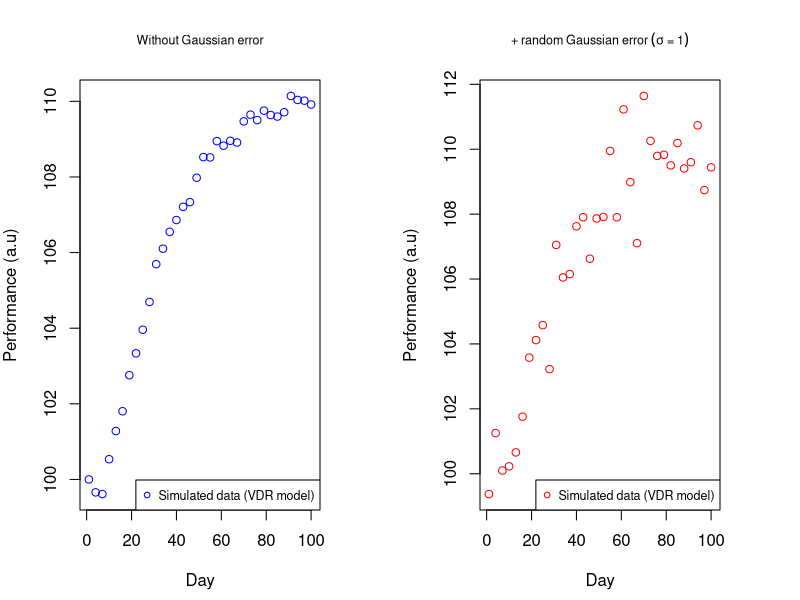
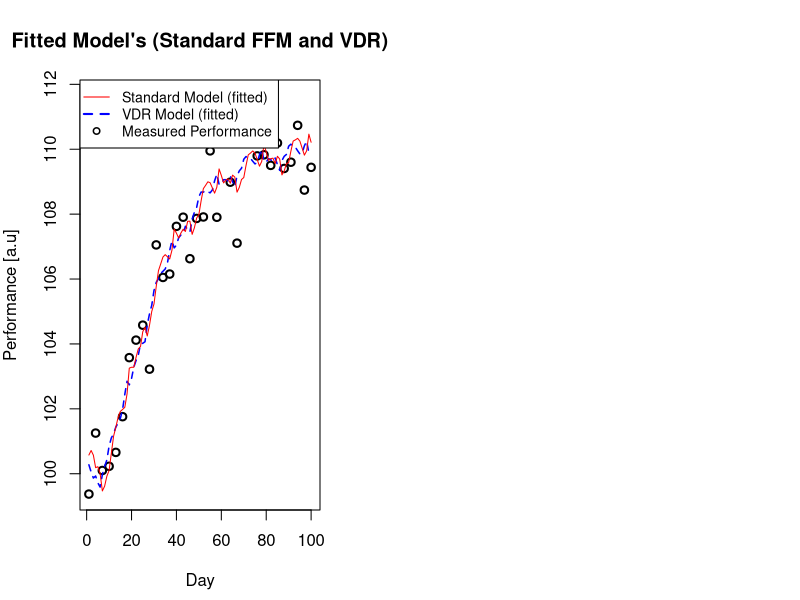

Source code (R) for these figures, in order:
# ******************************************************************************
# Language: R (r-project.org.uk)
# Author: Ben Stephens Hemingway
# License: GNU GPL v3
# Thesis chapter: 6
# Subsection: 6.2.2
# Description: Maximum likelihood estimation (standard, fitness-delay, VDR models)
# R version 4.04 (2021-02-15 "Lost Library Book")
# Package dependencies:
library(optimx)     # General purpose optimization package
# ******************************************************************************

# ------------------------------------------------------------------------------
# 6.12 | Simulation function: Standard model - Sapply approach
# ------------------------------------------------------------------------------

simulateStandard2 <- function(pars, loads, initialPars = c(0,0)){
  
  # Parameters supplied as: pars <- c(p*, k_g, Tau_g, k_h, Tau_h)
  
  # Ancillary function (required)
  # ----------------------------------------------------------------------------
  # Listing 6.10
  convolveTraining <- function(loads, tau){
    
    # Value of t relevant to (eq 6.9) 
    dayt <- length(loads)
    
    # Note that loads[1:dayt] will yield c(w(0), w(1), ... , w(t-1))
    return(sum(loads[1:dayt] * exp(-(dayt:1 / tau))))
  }
  # ----------------------------------------------------------------------------
  
  # Length of the training load series (final day)
  T <- tail(loads$day, 1)
  
  # If initial parameters q_g and q_h are supplied (otherwise evaluates to 0)
  initialFitness <- initialPars[1] * exp(-(1:T) / pars[3])
  initialFatigue <- initialPars[2] * exp(-(1:T) / pars[4])
  
  # Calculate the fitness and fatigue effects (Utilizing sapply function)
  fitness <- pars[2] * 
    base::sapply(1:T, function(t) convolveTraining(loads$load[1:t], 
                                                   pars[3]))
  
  fatigue <- pars[4] * 
    base::sapply(1:T, function(t) convolveTraining(loads$load[1:t], 
                                                   pars[5]))
  
  performance <- pars[1] + initialFitness - initialFatigue + fitness - fatigue
  
  # Return model predicted performance, fitness, and fatigue
  return(data.frame(day = 1:T,
                    performance = performance, 
                    fitness = fitness, 
                    fatigue = fatigue, 
                    load = loads$load[2:(T + 1)]))
}

# ------------------------------------------------------------------------------
# EXTRA: Simulation function: Fitness-delay model - Sapply approach
# ------------------------------------------------------------------------------

simulateFitnessDelay2 <- function(pars, loads, initialPars = c(0,0)){
  
  # Parameters supplied as: pars <- c(p*, k_g, Tau_g, Tau_g2, k_h, Tau_h)
  
  # Ancillary function (required)
  # ----------------------------------------------------------------------------
  convolveTrainingDelay <- function(loads, tau1, tau2){
    
    # Value of t relevant to (eq 6.9) 
    dayt <- length(loads)
    delay <- exp(-(dayt:1 / tau1)) - exp(-(dayt:1 / tau2)) 
    
    # Note that loads[1:dayt] will yield c(w(0), w(1), ... , w(t-1))
    return(sum(loads[1:dayt] * delay))
  }
  
  # Listing 6.10
  convolveTraining <- function(loads, tau){
    
    # Value of t relevant to (eq 6.9) 
    dayt <- length(loads)
    
    # Note that loads[1:dayt] will yield c(w(0), w(1), ... , w(t-1))
    return(sum(loads[1:dayt] * exp(-(dayt:1 / tau))))
  }
  # ----------------------------------------------------------------------------
  
  # Length of the training load series (final day)
  T <- tail(loads$day, 1)
  
  # If initial parameters q_g and q_h are supplied (otherwise evaluates to 0)
  initialFitness <- initialPars[1] * exp(-(1:T) / pars[3])
  initialFatigue <- initialPars[2] * exp(-(1:T) / pars[6])
  
  # Calculate the fitness and fatigue effects (Utilizing sapply function)
  fitness <- pars[2] * 
    base::sapply(1:T, function(t) convolveTrainingDelay(loads$load[1:t], 
                                                        pars[3], pars[4]))
  
  fatigue <- pars[5] * 
    base::sapply(1:T, function(t) convolveTraining(loads$load[1:t], 
                                                   pars[6]))
  
  performance <- pars[1] + initialFitness - initialFatigue + fitness - fatigue
  
  # Return model predicted performance, fitness, and fatigue
  return(data.frame(day = 1:T,
                    performance = performance, 
                    fitness = fitness, 
                    fatigue = fatigue, 
                    load = loads$load[2:(T + 1)]))
}

# ------------------------------------------------------------------------------
# 6.14 | Simulation function: VDR model - Sapply approach
# ------------------------------------------------------------------------------

simulateVDR2 <- function(pars, loads, initialPars = c(0,0)){
  
  # Parameters supplied as: pars <- c(p*, k_g, Tau_g, k_h, Tau_h, Tau_h2)
  
  # Ancillary functions (required)
  # ----------------------------------------------------------------------------
  # Listing 6.10
  convolveTraining <- function(loads, tau){
    
    # Value of t relevant to (eq 6.9) 
    dayt <- length(loads)
    
    # Note that loads[1:dayt] will yield c(w(0), w(1), ... , w(t-1))
    return(sum(loads[1:dayt] * exp(-(dayt:1 / tau))))
  }
  
  # Listing 6.13
  kh2Compute <- function(loads, tau){
    day_i <- length(loads)
    return(sum(loads[1:day_i] * exp(-((day_i-1):0 / tau))))
  }
  # ----------------------------------------------------------------------------
  
  # Length of the training load series supplied = final day (T) for which to compute p\hat(t)
  T <- tail(loads$day, 1)
  
  # If initial parameters q_g and q_h are supplied (otherwise evaluates to 0)
  initialFitness <- initialPars[1] * exp(-(1:T) / pars[3])
  initialFatigue <- initialPars[2] * exp(-(1:T) / pars[5])
  
  # Compute modeled fitness
  fitness <- pars[2] * 
    base::sapply(1:T, function(i) convolveTraining(loads$load[1:i], pars[3]))
  
  # For each i=1:T, compute k_h_2(i) = sum_(j=0)^(i){w(j)e^(-(i-j)/tau_h_2)} 
  # s.t. k_h_2(t) = sum(k_h_2(i)) for i = 1,2,...,(t-1)
  kh2 <- base::sapply(1:T, function(i) kh2Compute(loads$load[1:i], pars[6]))
  
  # Compute modeled fatigue
  fatigue <- pars[4] *
    base::sapply(1:T, function(i) convolveTraining(kh2[1:i], pars[5]))
  
  # Compute modeled performance
  performance <- pars[1] + initialFitness - initialFatigue + fitness - fatigue
  
  # Return model predicted performance, fitness, and fatigue
  return(data.frame(day = 1:T,
                    performance = performance, 
                    fitness = fitness, 
                    fatigue = fatigue,
                    kh2 = kh2,
                    load = loads$load[2:(T + 1)]))
}

# ------------------------------------------------------------------------------
# 6.15 | Objective function (log likelihood): Standard model - Sapply approach
# ------------------------------------------------------------------------------

standardObjectiveLL <- function(pars, loads, perfVals, initial = FALSE, 
                                maximise = FALSE){
  
  # INPUT NOTES:
  # ---------------------------------------------------------------------------
  #         [1] [2] [3] [4] [5] [6]    [7] [8]
  # Pars: c(p*, kg, Tg, kh, Th, sigma)                  initial = FALSE
  # Pars: c(p*, kg, Tg, kh, Th, sigma, qg, qh)          initial = TRUE
  # ---------------------------------------------------------------------------
  
  # Ancillary function (required)
  # ----------------------------------------------------------------------------
  convolveTraining <- function(loads, tau){
    
    # Value of t relevant to (eq 6.9) 
    dayt <- length(loads)
    
    # Note that loads[1:dayt] will yield c(w(0), w(1), ... , w(t-1))
    return(sum(loads[1:dayt] * exp(-(dayt:1 / tau))))
  }
  # ----------------------------------------------------------------------------
  
  finalMeasurement <- tail(perfVals$day, 1)
  
  if (initial == TRUE){
    initFitness <- pars[7] * exp(-(1:finalMeasurement) / pars[3])
    initFatigue <- pars[8] * exp(-(1:finalMeasurement) / pars[5])
  }
  
  # Compute modeled performance from t=1 to t=finalMeasurement
  modFitness <- pars[2] * sapply(1:finalMeasurement, 
                                 function(t) convolveTraining(loads$load[1:t], pars[3]))
  modFatigue <- pars[4] * sapply(1:finalMeasurement, 
                                 function(t) convolveTraining(loads$load[1:t], pars[5]))
  
  if (initial == FALSE){
    modPerformance <- pars[1] + modFitness - modFatigue
  }
  
  if (initial == TRUE){
    modPerformance <- pars[1] + initFitness - initFatigue + modFitness - modFatigue
  }
  
  # Extract modeled performance values on days where measurement exists
  modPerformance <- modPerformance[perfVals$day]
  
  # Compute errors
  errors <- perfVals$performance - modPerformance
  
  if (maximise == FALSE){
    return(-1.0 * sum(dnorm(errors, mean = 0, sd = pars[6], log = TRUE)))
  }
  if (maximise == TRUE){
    return(sum(dnorm(errors, mean = 0, sd = pars[6], log = TRUE)))
  }
}

# ------------------------------------------------------------------------------
# 6.16 | Objective function (log likelihood): VDR model - Sapply approach
# ------------------------------------------------------------------------------

vdrObjectiveLL <- function(pars, loads, perfVals, initial = FALSE, 
                           maximise = FALSE){
  
  # INPUT NOTES:
  # -----------------------------------------------------------------
  #         [1] [2] [3] [4] [5] [6]  [7]    [8] [9]
  # Pars: c(p*, kg, Tg, kh, Th, Th2, sigma)          initial = FALSE
  # Pars: c(p*, kg, Tg, kh, Th, Th2, sigma, qg, qh)  initial = TRUE
  # -----------------------------------------------------------------
  
  # Ancillary functions (required)
  # ----------------------------------------------------------------------------
  convolveTraining <- function(loads, tau){
    
    # Value of t relevant to (eq 6.9) 
    dayt <- length(loads)
    
    # Note that loads[1:dayt] will yield c(w(0), w(1), ... , w(t-1))
    return(sum(loads[1:dayt] * exp(-(dayt:1 / tau))))
  }
  
  kh2Compute <- function(loads, tau){
    day_i <- length(loads)
    return(sum(loads[1:day_i] * exp(-((day_i-1):0 / tau))))
  }
  # ----------------------------------------------------------------------------
  
  finalMeasurement <- tail(perfVals$day, 1)
  
  if (initial == TRUE){
    initFitness <- pars[8] * exp(-(1:finalMeasurement) / pars[3])
    initFatigue <- pars[9] * exp(-(1:finalMeasurement) / pars[5])
  }
  
  # Compute modeled performance from t=1 to t=finalMeasurement
  fitness <- pars[2] * sapply(1:finalMeasurement, 
                                 function(t) convolveTraining(loads$load[1:t], pars[3]))
  kh2 <- sapply(1:finalMeasurement, function(i) kh2Compute(loads$load[1:i], pars[6]))
  fatigue <- pars[4] * sapply(1:finalMeasurement, 
                                 function(t) convolveTraining(kh2[1:t], pars[5]))
  
  if (initial == FALSE){
    performance <- pars[1] + fitness - fatigue
  }
  
  if (initial == TRUE){
    performance <- pars[1] + initFitness - initFatigue + fitness - fatigue
  }
  
  # Extract modeled performance values on days where measurement exists
  performance <- performance[perfVals$day]
  
  # Compute errors
  errors <- perfVals$performance - performance
  
  if (maximise == FALSE){
    return(-1.0 * sum(dnorm(errors, mean = 0, sd = pars[7], log = TRUE)))
  }
  if (maximise == TRUE){
    return(sum(dnorm(errors, mean = 0, sd = pars[7], log = TRUE)))
  }
}

# ------------------------------------------------------------------------------
# EXTRA | Objective function (log likelihood): Fitness-delay model - Sapply approach
# ------------------------------------------------------------------------------

fitnessDelayObjectiveLL <- function(pars, loads, perfVals, initial = FALSE, 
                                    maximise = FALSE){
  
  # INPUT NOTES:
  # ---------------------------------------------------------
  #         [1] [2] [3] [4]  [5] [6] [7]    [8] [9]
  # Pars: c(p*, kg, Tg, Tg2, kh, Th, sigma)          initial = FALSE
  # Pars: c(p*, kg, Tg, Tg2, kh, Th, sigma, qg, qh)  initial = TRUE
  # ----------------------------------------------------------
  
  # Ancillary function (required)
  # ----------------------------------------------------------------------------
  convolveTrainingDelay <- function(loads, tau1, tau2){
    
    # Value of t relevant to (eq 6.9) 
    dayt <- length(loads)
    delay <- exp(-(dayt:1 / tau1)) - exp(-(dayt:1 / tau2)) 
    
    # Note that loads[1:dayt] will yield c(w(0), w(1), ... , w(t-1))
    return(sum(loads[1:dayt] * delay))
  }
  
  convolveTraining <- function(loads, tau){
    
    # Value of t relevant to (eq 6.9) 
    dayt <- length(loads)
    
    # Note that loads[1:dayt] will yield c(w(0), w(1), ... , w(t-1))
    return(sum(loads[1:dayt] * exp(-(dayt:1 / tau))))
  }
  # ----------------------------------------------------------------------------
  
  finalMeasurement <- tail(perfVals$day, 1)
  
  if (initial == TRUE){
    initFitness <- pars[8] * exp(-(1:finalMeasurement) / pars[3])
    initFatigue <- pars[9] * exp(-(1:finalMeasurement) / pars[6])
  }
  
  # Compute modeled performance from t=1 to t=finalMeasurement
  modFitness <- pars[2] * 
    sapply(1:finalMeasurement, function(t) convolveTrainingDelay(loads$load[1:t], pars[3], pars[4]))
  modFatigue <- pars[5] * 
    sapply(1:finalMeasurement, function(t) convolveTraining(loads$load[1:t], pars[6]))
  
  if (initial == FALSE){
    modPerformance <- pars[1] + modFitness - modFatigue
  }
  
  if (initial == TRUE){
    modPerformance <- pars[1] + initFitness - initFatigue + modFitness - modFatigue
  }
  
  # Extract modeled performance values on days where measurement exists
  modPerformance <- modPerformance[perfVals$day]
  
  # Compute errors
  errors <- perfVals$performance - modPerformance
  
  if (maximise == FALSE){
    return(-1.0 * sum(dnorm(errors, mean = 0, sd = pars[7], log = TRUE)))
  }
  if (maximise == TRUE){
    return(sum(dnorm(errors, mean = 0, sd = pars[7], log = TRUE)))
  }
  
}

# ------------------------------------------------------------------------------
# 6.17 | Objective function (log likelihood): VDR model - Sapply approach
# ------------------------------------------------------------------------------

loads <- data.frame("day" = 0:100, "load" = c(0, rep(c(1, 1.2, 0.5, 1.8, 2, 0.25, 0.7, 0.9, 0, 0.5, 
                                                       1, 0.8, 1.2, 1.3, 0.9, 0, 0, 2, 1.1, 0.5), 5) ) )

# Using the standard model to build the synthetic performance data
mockParameters <- c(100, 1, 22.5, 1.2, 8, 0.5)       # c(p*, kg, Tg, kh, Th, Th2)
mockPerformances <- simulateVDR2(mockParameters, loads)[,1:2]
mockPerformances_noerror <- mockPerformances
# Add some random error from a Gaussian distribution
sigma <- 1
set.seed(1)
mockPerformances$performance <- mockPerformances$performance + rnorm(100, 0, sigma)
# Subset to reduce number of data points
mockPerformances <- mockPerformances[seq(1, 100, 3),]

# ------------------------------------------------------------------------------
# Plot (figure 6.10)
# ------------------------------------------------------------------------------
par(mfrow = c(1,2), mai = c(0.9, 0.8, 0.8, 0.8))
plot(x=mockPerformances$day, y= mockPerformances_noerror$performance[seq(1,100,3)], col = "blue", pch = 1,
     ylab = "Performance (a.u)", xlab = "Day", main = expression("Without Gaussian error"), cex.main = 0.75)
legend("bottomright", "Simulated data (VDR model)", pch = 1, col = "blue", cex = 0.75)

plot(x=mockPerformances$day, y=mockPerformances$performance,
     ylab = "Performance (a.u)", 
     xlab = "Day",
     pch = 1, col = "red", main = expression("+ random Gaussian error"~(sigma~"="~1)), cex.main = 0.75)
legend("bottomright", "Simulated data (VDR model)", pch = 1, col = "red", cex = 0.75)


# ------------------------------------------------------------------------------
# 6.18 | Fitting the standard and VDR models to the simulated data via MLE & L-BFGS-B
# ------------------------------------------------------------------------------

# Fit the standard model
startPars <- list("standard" = c(95, 0.85, 26, 1.4, 5, 0.6),    #(p*, kg, Tg, kh, Th, sigma)
                   "vdr" = c(95, 0.85, 26, 1.4, 5, 1, 1.3))     #(p*, kg, Tg, kh, Th, Th2, sigma)

standardFitted <- optimx(par = startPars[["standard"]], 
                         fn = standardObjectiveLL,
                         lower = c(60, 0.1, 1, 0.1, 1, 0.1), 
                         upper = c(200, 3, 50, 3, 50, 10),
                         method = "L-BFGS-B",
                         loads = loads,
                         perfVals = mockPerformances,
                         control = list(maxit = 10000))

# Fit the VDR model
vdrFitted <- optimx(par = startPars[["vdr"]], 
                    fn = vdrObjectiveLL,
                    lower = c(60, 0.1, 1, 0.1, 1, 0.1, 0.1), 
                    upper = c(200, 3, 50, 3, 50, 5, 10),
                    method = "L-BFGS-B",
                    loads = loads,
                    perfVals = mockPerformances,
                    control = list(maxit = 10000))

# Compute the associated predictions

standardPredicted <- simulateStandard2(pars = as.numeric(standardFitted[1:5]), loads)
vdrPredicted <- simulateVDR2(pars = as.numeric(vdrFitted[1:6]), loads)

# Plot the results of the fitting process

plot(mockPerformances, ylab = "Performance [a.u]", xlab = "Day", 
     main = "Fitted Model's (Standard FFM and VDR)", lwd = 2)
lines(standardPredicted$performance, col = "blue", lty = 2, lwd = 1.5)
lines(vdrPredicted$performance, col = "red", lwd = 1, lty = 1)
legend("topleft", c("Standard Model (fitted)", "VDR Model (fitted)", "Measured Performance"), 
       lty = c(1,2,NA), pch = c(NA,NA,1), lwd = c(1,2,1.5),
       col = c("red", "blue", "black"), cex = 0.85)
